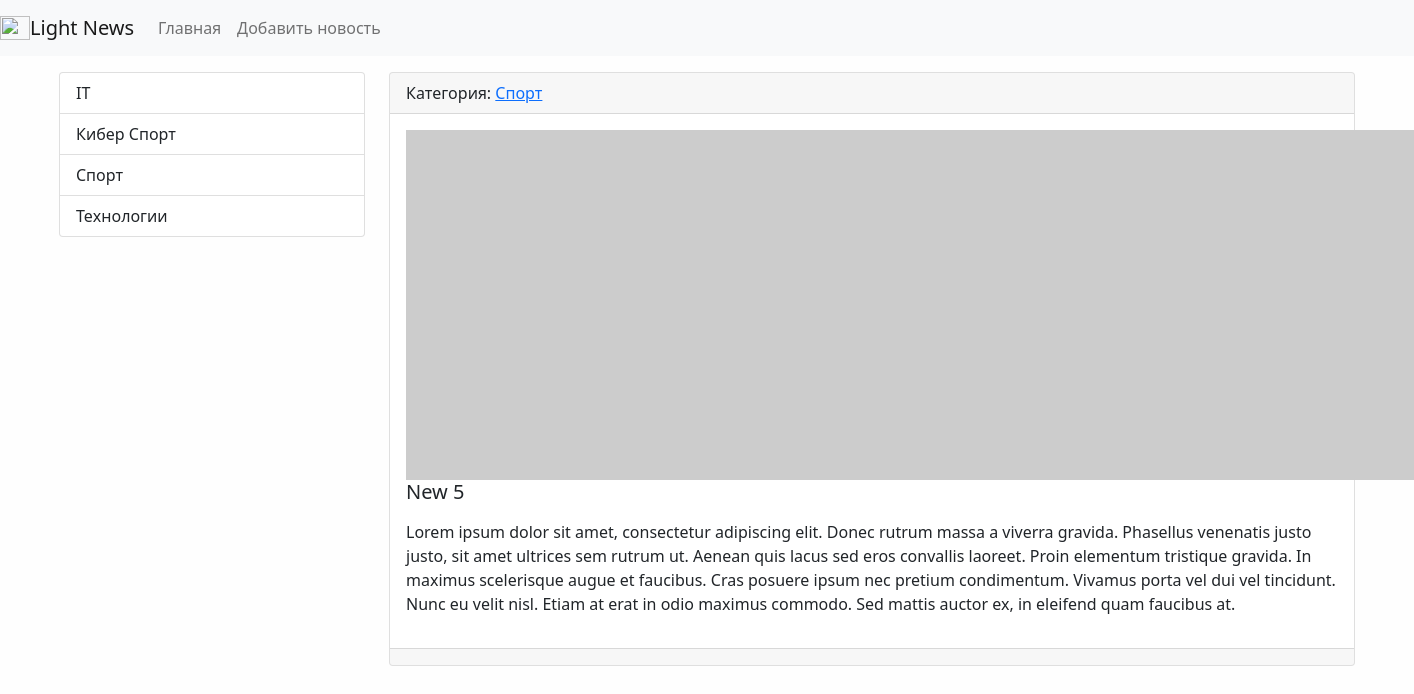
Screenshot of /news/news/8/ with the database file from the repository.
### news/models.py (models this page shows, shortened)
class Category(models.Model):
    title = models.CharField(max_length=150, db_index=True)
    def get_absolute_url(self):
        return reverse_lazy('category', kwargs={'category_id': self.pk})
    def __str__(self):
        return self.title
    class Meta:
        verbose_name = 'Категория'
        verbose_name_plural = 'Категории'
        ordering = ['title']

class News(models.Model):
    title = models.CharField(max_length=128)
    content = models.TextField(blank=True)
    created_date = models.DateTimeField(auto_now_add=True)
    updated_date = models.DateTimeField(auto_now=True)
    photo = models.ImageField(upload_to='photos/%Y/%m/%d', blank=True)
    publish = models.BooleanField(default=True)
    category = models.ForeignKey('Category', on_delete=models.PROTECT, null=True)
    class Meta:
        verbose_name = 'Новость'
        verbose_name_plural = 'Новости'
        ordering = ['-created_date']

### news/views.py (the view)
# urls.py: path('news/<int:news_id>/', view_news, name='view_news'),
def view_news(request, news_id):
    news_item = get_object_or_404(News, pk=news_id)
    return render(request, 'news/view_news.html', {'news_item': news_item})

### news/templatetags/news_tags.py (called while the page is built)
@register.inclusion_tag('news/list_categories.html')
def show_categories():
    categories = Category.objects.all()
    return {'categories': categories}

### news/templates/news/view_news.html (shortened to what this page needs)
{% extends 'base.html' %}
{% block sidebar %}
{% include 'inc/_sidebar.html' %}
{% endblock %}
{% block content %}
<div class="card mb-3">
    <div class="card-header">
        Категория: <a href="{{ news_item.category.get_absolute_url }}">{{ news_item.category }}</a>
    </div>
    <div class="card-body">
        <div class="media">
            {% if item.photo %}
            <img src="{{ news_item.photo.url }}" alt="" width="350" class="mr-3">
            {% else %}
            <img src="https://picsum.photos/id/1060/350/235/?blur=2" alt="" class="mr-3">
            {% endif %}
            <div class="media-body">
                <h5 class="card-title">{{ news_item.title }}</h5>
                <p class="card-text">{{ news_item.content|safe|linebreaks }}</p>
            </div>
        </div>
    </div>
    <div class="card-footer text-muted">
    </div>
</div>
{% endblock %}

### news/templates/news/list_categories.html
<div class="list-group">
    {% for item in categories %}
    <a href="{{ item.get_absolute_url }}" class="list-group-item list-group-item-action">
        {{ item.title }}</a>
    {% endfor %}
</div>

### my_app/static/css/style.css (style rules this page uses)
body { background-color: #fefefe; }

### rows the page displays
Category: title "IT"
Category: title "Кибер Спорт"
Category: title "Спорт"
Category: title "Технологии"
News: category "Спорт", title "New 5", content "Lorem ipsum dolor sit amet, consectetur adipiscing elit. Donec rutrum massa a viverra gravida. Phasellus venenatis justo justo, sit amet ultrices sem rutrum ut. Aenean quis lacus sed eros convallis laoreet. Proin elementum tristique gravida. In maximus scelerisque augue et faucibus. Cras posuere ipsum nec pretium condimentum. Vivamus porta vel dui vel tincidunt. Nunc eu velit nisl. Etiam at erat in odio maximus commodo. Sed mattis auctor ex, in eleifend quam faucibus at."
